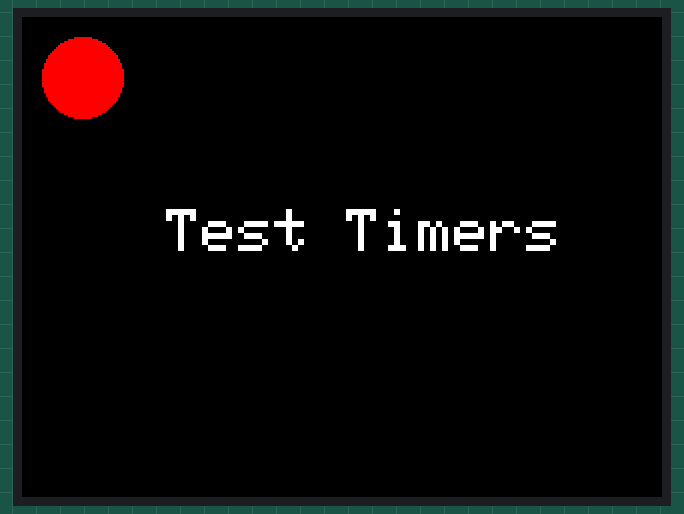
Simulated run of this sketch. Board: ESP32. Shown: 320×240 colour display. What the sketch prints to the serial monitor is not drawn.

Above: at 2.2 s.

Measured:
- what the display in image 0 shows lasts 1.0 s, from 2.2 s to 3.2 s

The sketch:

Ejerc_1.ino
```cpp
/* ================================== EJERCICIO 1 ======================================
 * Completar el código del programa Ejerc_1.ino para configurar el Timer 0 del ESP32
 * utilizando funciones de Arduino para que genere interrupciones periódicas de 1 seg y
 * que ejecute la rutina de atención a la interrupción ISR_Timer0. El timer se activará
 * cuando se pulse el botón A y se deshabilitará cuando se pulse el botón B.
 * Tenga en cuenta que el reloj de entrada al prescaler es de 80 MHz.
 * Utilice las funciones timerBegin, timerAttachInterrupt, timerAlarmWrite y
 * timerAlarmEnable para configurar el timer y timerStart y timerStop para activarlo y
 * detenerlo.
===================================================================================== */
#include <M5Stack.h>
#define x0 30
#define y0 30
#define r 20

// Declaracion objeto Timer0
hw_timer_t *Timer0 = NULL;


volatile int Flag_ISR_Timer0 = 0;

void IRAM_ATTR ISR_Timer0(){
  Flag_ISR_Timer0 = 1;
}

void setup() {
  M5.begin();
  M5.Lcd.setTextSize(3);
  M5.Lcd.printf("\n\n\n\n");
  M5.Lcd.printf("    Test Timers\r\n");
  Serial.begin(115200);
  Serial.println("  ");
  Serial.println("------------------------------------");
  Serial.println("Prueba Timers");
  Serial.println("------------------------------------");

  //Configuracion del Timer0
  Timer0 = timerBegin(0, 80, true);
 // Configurar interrupcion
 timerAttachInterrupt(Timer0, &ISR_Timer0 , true);
 // Escribir el valor de la alarma con autorecarga
 timerAlarmWrite(Timer0, 1000000, true);
 // Habilitar la alarma
 timerAlarmEnable(Timer0);
 }

int Flagcirc_0 = 1;
void loop() {

  // Control de pulsadores
  M5.BtnA.read();
    if(M5.BtnA.wasPressed()) {
		// Activar el timer
   timerStart(Timer0);
  }
  M5.BtnB.read();
    if(M5.BtnB.wasPressed()) {
      // Detener el timer
      timerStop(Timer0);
  }

  // Acciones de la ISR 1
  if (Flag_ISR_Timer0==1){
    Serial.println(String("ISR_Timer0 ")+String(((float) millis()/1000))+" seg");
    Flag_ISR_Timer0 = 0;
    if (Flagcirc_0==0){
      M5.Lcd.fillCircle(x0,y0,r,RED);// Dibujar circulo
      Flagcirc_0++;
    }
    else{
      M5.Lcd.fillCircle(x0,y0,r,BLACK);// Borrar circulo
      Flagcirc_0--;
    }
  }

}
```
